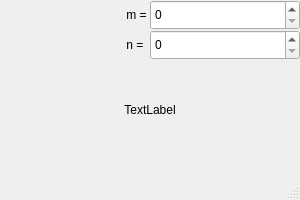
<?xml version="1.0" encoding="UTF-8"?>
<ui version="4.0">
 <class>MainWindow</class>
 <widget class="QMainWindow" name="MainWindow">
  <property name="geometry">
   <rect>
    <x>0</x>
    <y>0</y>
    <width>300</width>
    <height>200</height>
   </rect>
  </property>
  <property name="windowTitle">
   <string>MainWindow</string>
  </property>
  <widget class="QWidget" name="centralwidget">
   <widget class="QSpinBox" name="spinBox_2">
    <property name="geometry">
     <rect>
      <x>150</x>
      <y>30</y>
      <width>150</width>
      <height>30</height>
     </rect>
    </property>
    <property name="minimum">
     <number>0</number>
    </property>
    <property name="maximum">
     <number>99999</number>
    </property>
   </widget>
   <widget class="QLabel" name="label_3">
    <property name="geometry">
     <rect>
      <x>0</x>
      <y>30</y>
      <width>150</width>
      <height>30</height>
     </rect>
    </property>
    <property name="text">
     <string>n =  </string>
    </property>
    <property name="alignment">
     <set>Qt::AlignRight|Qt::AlignTrailing|Qt::AlignVCenter</set>
    </property>
   </widget>
   <widget class="QSpinBox" name="spinBox">
    <property name="geometry">
     <rect>
      <x>150</x>
      <y>0</y>
      <width>150</width>
      <height>30</height>
     </rect>
    </property>
    <property name="minimum">
     <number>0</number>
    </property>
    <property name="maximum">
     <number>99999</number>
    </property>
   </widget>
   <widget class="QLabel" name="ansLabel">
    <property name="geometry">
     <rect>
      <x>0</x>
      <y>60</y>
      <width>300</width>
      <height>100</height>
     </rect>
    </property>
    <property name="text">
     <string>TextLabel</string>
    </property>
    <property name="alignment">
     <set>Qt::AlignCenter</set>
    </property>
   </widget>
   <widget class="QLabel" name="label_2">
    <property name="geometry">
     <rect>
      <x>0</x>
      <y>0</y>
      <width>150</width>
      <height>30</height>
     </rect>
    </property>
    <property name="text">
     <string>m = </string>
    </property>
    <property name="alignment">
     <set>Qt::AlignRight|Qt::AlignTrailing|Qt::AlignVCenter</set>
    </property>
    <property name="wordWrap">
     <bool>false</bool>
    </property>
   </widget>
  </widget>
  <widget class="QMenuBar" name="menubar">
   <property name="geometry">
    <rect>
     <x>0</x>
     <y>0</y>
     <width>300</width>
     <height>23</height>
    </rect>
   </property>
  </widget>
  <widget class="QStatusBar" name="statusbar"/>
 </widget>
 <resources/>
 <connections/>
</ui>
